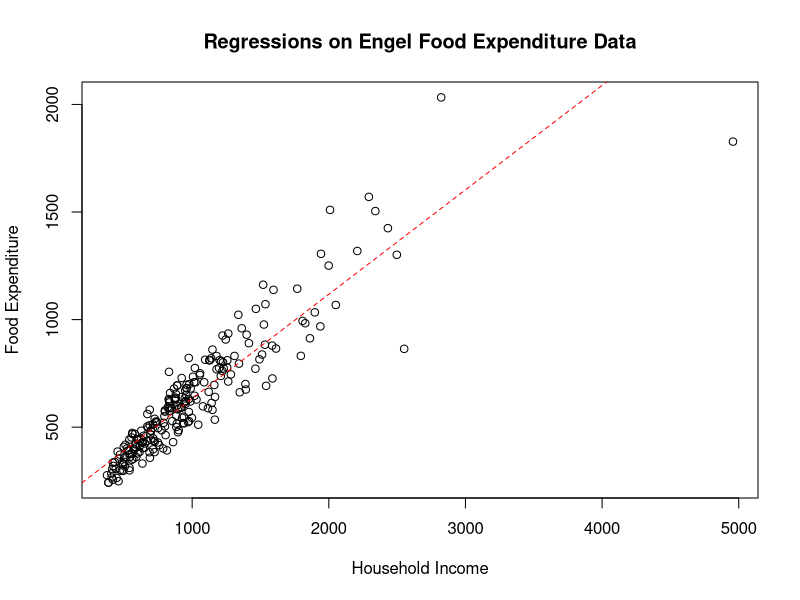
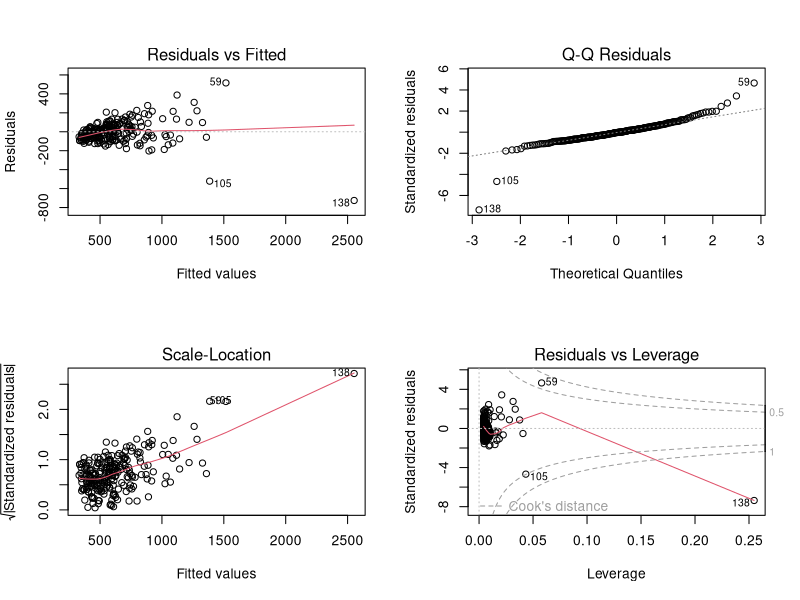

The R source for these figures, in order:
# ========================================================================================================
# Purpose:      Rscript for Quantile Regression demo.
# Author:       Chew C.H.
# DOC:          15-09-2017
# Topics:       Quantile Regression
# Data Sources: Engel in package quantreg.
#=========================================================================================================

#setwd('D:/Dropbox/Schools/NBS/BC2407 Analytics 2/S4 Quantile Reg')

library(quantreg)
data(engel)

# Export a R dataset as a CSV file. Other software can then use this dataset. 
write.csv(engel, "engel.csv", row.names = F, col.names = T)

# Linear Regression is inadequate -----------------------------------------

summary(engel$income)
fit.lm <- lm(engel$foodexp ~ engel$income)
summary(fit.lm)
plot(engel$income, engel$foodexp, main = 'Regressions on Engel Food Expenditure Data', xlab = 'Household Income', ylab = 'Food Expenditure')
abline(fit.lm,lty=2,col="red")

par(mfrow=c(2,2))
plot(fit.lm)
par(mfrow=c(1,1))

library(quantreg)
# Fit 50th Percentile Line (i.e. Median)
fit.p.5 <- rq(engel$foodexp ~ engel$income, tau=.5) #tau: percentile level. 0.5 is the 50th percentile (aka median).
abline(fit.p.5, col="blue")

fit.p.5
summary(fit.p.5)
summary(fit.p.5, se = "nid")

# 5th, 10th, 25th, 75th, 90th, 95th percentiles.
taus <- c(.05, .1, .25, .75, .90, .95)

# Plot the 6 percentile grey lines
for( i in 1:length(taus)){
   abline(rq(engel$foodexp~engel$income,tau=taus[i]), col = "grey")
}